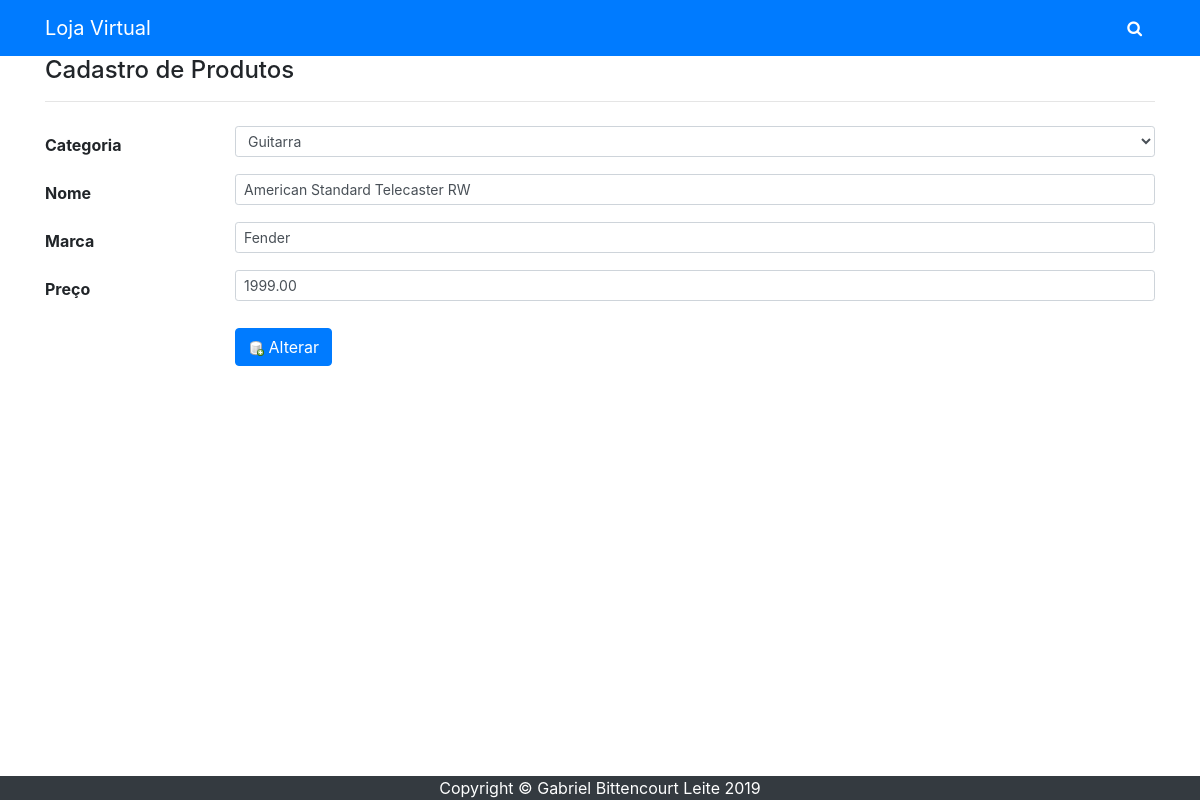
Page /edita_produto/2/ on the earlier database version.
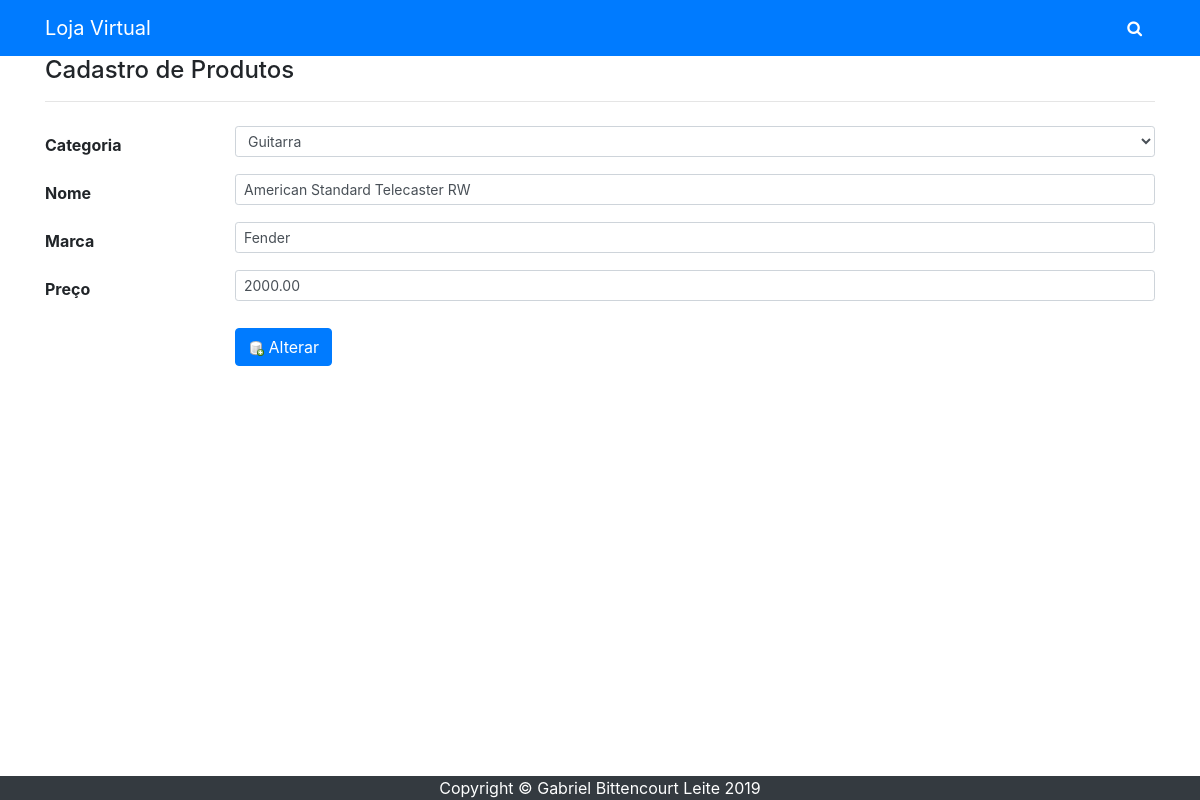
Same page on the later database version.
### produto/models.py (models this page shows, shortened)
class Produto(models.Model):
    subCategoria = models.ForeignKey(SubCategoria, related_name='produtos', on_delete=models.DO_NOTHING)
    nome = models.CharField(max_length=200, db_index=True)
    marca = models.CharField(max_length=200, db_index=True)
    slug = models.SlugField(max_length=200, db_index=True)
    imagem = models.CharField(max_length=200)
    descricao = models.TextField(blank=True)
    preco = models.DecimalField(max_digits=10, decimal_places=2)
    disponivel = models.BooleanField(default=True)
    user = models.ForeignKey(settings.AUTH_USER_MODEL,
                             on_delete=models.DO_NOTHING,
                             null=True)
    class Meta:
        db_table = 'produto'

### produto/views.py (the view)
# urls.py: path('edita_produto/<int:id>/', views.editar, name='edita_produto'),
def editar(request, id):
    produto = get_object_or_404(Produto, id=id)
    produto_form = ProdutoForm(instance=produto)
    produto_form.fields['produto_id'].initial = id
    return render(request, 'produto/cadastro.html', {
        'form': produto_form
    })

### produto/models.py (called while the page is built)
    def __str__(self):
        return self.nome

### produto/templates/produto/cadastro.html (shortened to what this page needs)
{% extends "base.html" %}
{% load static %}
{% block searchBar %}
{% include "components/barra_pesquisa.html" %}
{% endblock %}
{% block content %}
    <div class="row">
        <div class="col-12">
            <h4 class="mb-2">Cadastro de Produtos</h4>
            <hr class="mb-4">
        </div>
    </div>
    <form id="form" action ="{% url 'produto:cadastrar' %}" method ="POST" novalidate>
        <div class="form-group row" style="margin-bottom: 10px;">
            <label for="id_subcategoria" class="col-lg-2 col-form-label font-weight-bold">Categoria</label>
            <div class="col-lg-10">
                {{ form.subCategoria }}
            </div>
        </div>
        <div class="form-group row" style="margin-bottom: 10px;">
            <label for="id_nome" class="col-lg-2 col-form-label font-weight-bold">Nome</label>
            <div class="col-lg-10">
                {{ form.nome }}
            </div>
        </div>
        <div class="form-group row" style="margin-bottom: 10px;">
            <label for="id_nome" class="col-lg-2 col-form-label font-weight-bold">Marca</label>
            <div class="col-lg-10">
                {{ form.marca }}
            </div>
        </div>
        <div class="form-group row" style="margin-bottom: 10px;">
            <label for="id_preco" class="col-lg-2 col-form-label font-weight-bold">Preço</label>
            <div class="col-lg-10">
                {{ form.preco }}
            </div>
        </div>
        <div class="form-group row" style="margin-top: 20px;">
            <div class="col-lg-10 offset-lg-2">
                <button id="botao" type="button" class="btn btn-primary"><img src="{% static 'produto/images/skin/database_add.png' %}">
                    {% if form.produto_id.value %}
                       Alterar
                    {% else %}
                       Cadastrar
                    {% endif %}
                </button>
            </div>
        </div>
    </form>
{% endblock %}

Differences in the rows shown:
changed Produto "Guitarra": preco "1999.00" → "2000.00"
